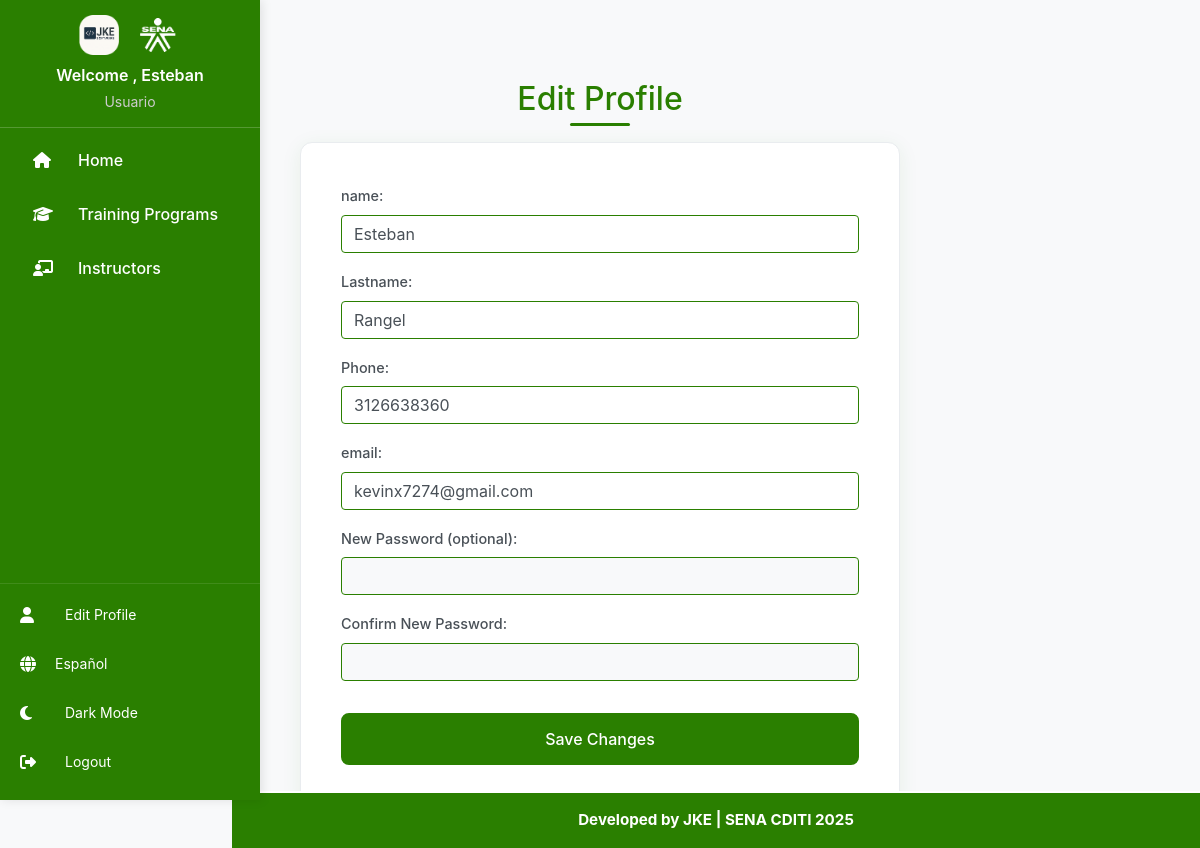
/index.php?page=components/principales/editar_perfil&lang=en (signed in), run on the app's committed database.
### tables this page shows
CREATE TABLE `usuarios` (
  `Id_usuario` int(11) NOT NULL,
  `nombre` varchar(20) DEFAULT NULL,
  `apellido` varchar(20) DEFAULT NULL,
  `Email` varchar(255) DEFAULT NULL,
  `T_Documento` varchar(10) DEFAULT NULL,
  `N_Documento` varchar(20) DEFAULT NULL,
  `N_Telefono` varchar(20) DEFAULT NULL,
  `Rol` varchar(20) DEFAULT NULL,
  `Contraseña` varchar(255) DEFAULT NULL,
  `token_recuperacion` varchar(255) DEFAULT NULL,
  `token_expiracion` datetime DEFAULT NULL,
  `session_id` varchar(255) DEFAULT NULL,
  `last_activity` datetime DEFAULT NULL,
  `estado` tinyint(1) NOT NULL DEFAULT 1
);

### functions/lang.php (called while the page is built, shortened)
<?php
$lang_code = $_SESSION['lang'] ?? 'es';
$lang_file = __DIR__ . '/../lang/' . $lang_code . '.php';
if (file_exists($lang_file)) {
    $translations = include($lang_file);
} else {
    $translations = include(__DIR__ . '/../lang/es.php');
    $lang_code = 'es';
}
return [
    'lang_code' => $lang_code,
    'translations' => $translations
];

### components/principales/editar_perfil.php (the view, shortened to what this page needs)
<?php
$config = include(__DIR__ . '/../../functions/lang.php');
require_once __DIR__ . '/../../functions/autenticacion_login.php';
$lang_code = $config['lang_code'] ?? 'es';
$t = $config['translations'] ?? [];
$usuario = $_SESSION['usuario'] ?? null;
$id_usuario = (int) $usuario['id'];
$sql = "SELECT nombre, apellido, N_telefono, Email FROM usuarios WHERE Id_usuario = ?";
$stmt = $conn->prepare($sql);
$stmt->bind_param("i", $id_usuario);
$stmt->execute();
$result = $stmt->get_result();
$datos = $result->fetch_assoc();
?>
<!DOCTYPE html>
<html lang="<?= htmlspecialchars($lang_code) ?>">
<head>
    <link rel="stylesheet" href="assets/css/editar_perfil.css">
    <link rel="stylesheet" href="assets/bootstrap.min.css">
</head>
<body class="container mt-5">
    <h2 class="mb-4"><?= $t['edit_profile'] ?? 'Editar Perfil' ?></h2>
    <form class="form-edit" action="/proyecto-sena/functions/procesar_editar_perfil.php" method="POST">
        <div class="mb-3">
            <label for="nombre"><?= $t['name'] ?? 'Nombre' ?>:</label>
            <input type="text" id="nombre" class="form-control"
                   name="nombre" value="<?= htmlspecialchars($datos['nombre']) ?>"
                   required>
        </div>
        <div class="mb-3">
            <label for="apellido"><?= $t['lastname'] ?? 'Apellido' ?>:</label>
            <input type="text" id="apellido" class="form-control"
                   name="apellido" value="<?= htmlspecialchars($datos['apellido'] ?? '') ?>"
                   required>
        </div>
        <div class="mb-3">
            <label for="N_telefono"><?= $t['phone'] ?? 'Teléfono' ?>:</label>
            <input type="number" id="N_telefono" class="form-control"
                   name="N_telefono" value="<?= htmlspecialchars($datos['N_telefono'] ?? '') ?>"
                   required min="0" step="1">
        </div>
        <div class="mb-3">
            <label for="Email"><?= $t['email'] ?? 'Correo' ?>:</label>
            <input type="email" id="Email" class="form-control"
                   name="Email" value="<?= htmlspecialchars($datos['Email']) ?>" required>
        </div>
        <div class="mb-3">
            <label for="nueva_contrasena"><?= $t['new_password'] ?? 'Nueva Contraseña' ?>:</label>
            <input type="password" id="nueva_contrasena" class="form-control" name="nueva_contrasena">
        </div>
        <div class="mb-3">
            <label for="confirmar_contrasena"><?= $t['confirm_password'] ?? 'Confirmar Contraseña' ?>:</label>
            <input type="password" id="confirmar_contrasena" class="form-control" name="confirmar_contrasena">
        </div>
        <button type="submit" class="btn btn-primary"><?= $t['save_changes'] ?? 'Guardar Cambios' ?></button>
    </form>
</body>
</html>

### assets/css/header.css (style rules this page uses)
* { margin: 0; padding: 0; box-sizing: border-box; }
body { font-family: 'Rubik', sans-serif; background-color: white; color: #242424; transition: all 0.3s ease; }

### assets/css/editar_perfil.css (style rules this page uses)
* { box-sizing: border-box; }
body.container.mt-5 { background-color: #f8f9fa; min-height: 100vh; font-family: 'Inter', -apple-system, BlinkMacSystemFont, sans-serif; padding: 2rem 1rem; }
h2 { color: #2a7f00; text-align: center; font-weight: 600; font-size: 2rem; margin-bottom: 2rem; position: relative; }
h2::after { content: ''; position: absolute; bottom: -0.5rem; left: 50%; transform: translateX(-50%); width: 3.75rem; height: 0.19rem; background-color: #2a7f00; border-radius: 0.125rem; }
.form-edit { background: #ffffff; border-radius: 0.75rem; padding: 2.5rem; box-shadow: 0 0.25rem 1.25rem rgba(42, 127, 0, 0.08); max-width: 37.5rem; margin: 0 auto; border: 1px solid #e9ecef; }
.mb-3 { margin-bottom: 1.5rem !important; }
label { display: block; font-weight: 500; color: #495057; margin-bottom: 0.5rem; font-size: 0.9rem; }
.form-control { width: 100%; padding: 0.75rem 1rem; border: 0.125rem solid #dee2e6; border-radius: 0.5rem; font-size: 1rem; transition: all 0.2s ease; background: #ffffff; color: #495057; }
input[type="password"].form-control { background-color: #f8f9fa; }
.btn.btn-primary { background-color: #2a7f00; border: 0.125rem solid #2a7f00; padding: 0.75rem 2rem; border-radius: 0.5rem; font-weight: 500; font-size: 1rem; transition: all 0.2s ease; width: 100%; margin-top: 1rem; color: #ffffff; }
input[required].form-control, select[required].form-control { position: relative; }
input[required].form-control::after, select[required].form-control::after { content: '*'; color: #2a7f00; position: absolute; right: 0.625rem; top: 50%; transform: translateY(-50%); }
.form-control:valid { border-color: #2a7f00; }
.form-control::placeholder { color: #6c757d; opacity: 0.7; }

### includes/main.php (style rules this page uses)
body { visibility: hidden; }

### data on the page
usuarios: nombre "Esteban", apellido "Rangel", N_telefono "3126638360", Email "kevinx7274@gmail.com"

### other printed values
$translations['welcome'] "Welcome"
$_SESSION['usuario']['nombre'] "Esteban"
$_SESSION['usuario']['rol'] "Usuario"
$translations['home'] "Home"
$translations['training_programs'] "Training Programs"
$translations['instructors'] "Instructors"
$translations['edit_profile'] "Edit Profile"
$translations['dark_mode'] "Dark Mode"
$translations['logout'] "Logout"
$t['edit_profile'] "Edit Profile"
$t['name'] "name"
$t['lastname'] "Lastname"
$t['phone'] "Phone"
$t['email'] "email"
$t['new_password'] "New Password (optional)"
